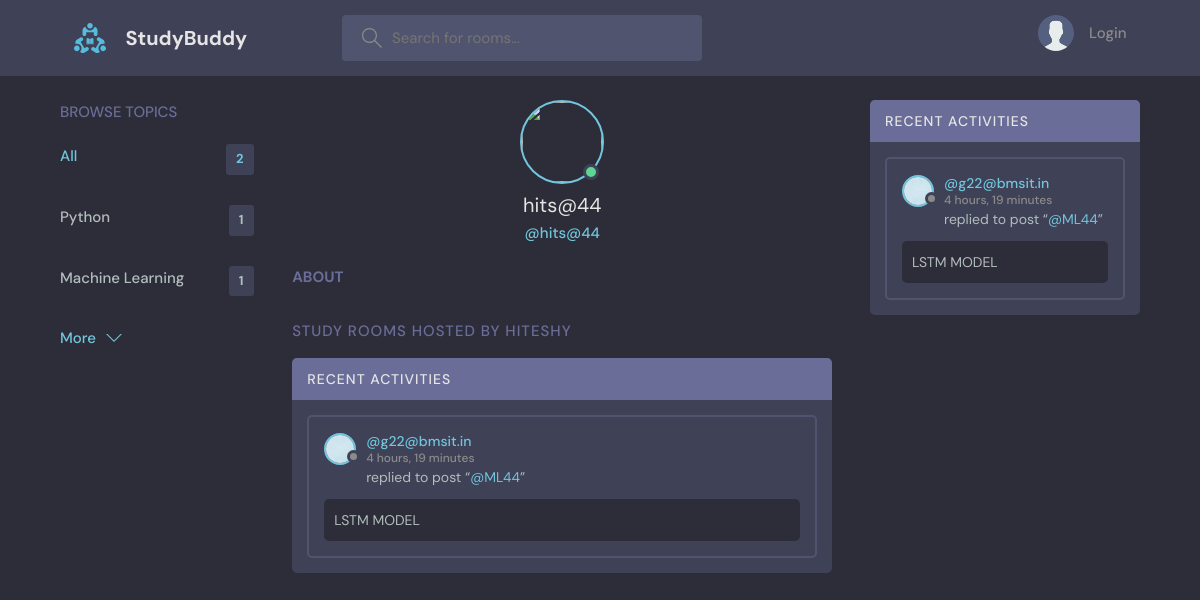
Screenshot of /profile/3/ with the database file from the repository.
### base/models.py (models this page shows, shortened)
class Topic(models.Model):
    name=models.CharField(max_length=200)

class User(AbstractUser):
    name = models.CharField(max_length=200,null=True)
    email=models.EmailField(unique=True)
    Bio = models.TextField(null=True)
    avatar=models.ImageField(null=True,default="avatar.svg")
    USERNAME_FIELD='email'
    REQUIRED_FIELDS=[]

class Message(models.Model):
    user = models.ForeignKey(User,on_delete=models.CASCADE)
    room= models.ForeignKey(Room,on_delete=models.CASCADE)
    body=models.TextField()
    updated=models.DateTimeField(auto_now=True)
    created=models.DateTimeField(auto_now_add=True)
    class Meta:
        ordering =['-updated','-created']   #to display latest created rooms

class Room(models.Model):
    host= models.ForeignKey(User,on_delete=models.SET_NULL,null=True)
    topic= models.ForeignKey(Topic,on_delete=models.SET_NULL,null=True)
    name=models.CharField(max_length=200)
    description=models.TextField(null=True,blank=True)  #nul=true denotes the desc can be blank
    participants = models.ManyToManyField(User,related_name='participants',blank=True)
    updated=models.DateTimeField(auto_now=True)#takes snapshot evertime we save it
    created=models.DateTimeField(auto_now_add=True)#saves only inital timestamp
    class Meta:
        ordering =['-updated','-created']   #to display latest created rooms
    def __str__(self):
        return self.name

### base/views.py (the view)
# urls.py: path('profile/<str:pk>/',views.profilepage,name='profilepage'),
def profilepage(request,pk):
    user=User.objects.get(id=pk)
    rooms = user.room_set.all()
    room_messages = user.message_set.all()
    topics = Topic.objects.all()
    context={'user':user,'rooms':rooms,'room_messages':room_messages,'topic':topics}
    return render(request,'base/profile.html',context)

### base/templates/base/profile.html (shortened to what this page needs)
{% extends 'main.html'%}
{% block content %}
  <main class="profile-page layout layout--3">
    <div class="container">
  {% include 'base/topic_components.html'%}
      <div class="roomList">
        <div class="profile">
          <div class="profile__avatar">
            <div class="avatar avatar--large active">
              <img src="{{request.user.avatar.url}}" />
            </div>
          </div>
          <div class="profile__info">
            <h3>{{user.username}}</h3>
            <p>@{{user.username}}</p>
          </div>
          <div class="profile__about">
            <h3>About</h3>
          </div>
        </div>
        <div class="roomList__header">
          <div>
            <h2>Study Rooms Hosted by {{user.name}}y</a>
            </h2>
          </div>
        </div>
         {% include 'base/activity_components.html'%}
      </div>
    {% include 'base/activity_components.html'%}
    </div>
  </main>
{% endblock content %}

### base/templates/base/topic_components.html
<div class="topics">
          <div class="topics__header">
            <h2>Browse Topics</h2>
          </div>
          <ul class="topics__list">
            <li>
              <a href="{% url 'home'%}" class="active">All <span>{{topic.count}}</span></a>
            </li>
            {% for t in topic%}
            <li>
                <a href="{%url 'home' %}?q={{t.name}}">{{t.name}}<span>{{t.room_set.all.count}}</span></a>
            </li>
             {%endfor%}
          </ul>
          <a class="btn btn--link" href="{% url 'topics' %}">
            More
            <svg version="1.1" xmlns="http://www.w3.org/2000/svg" width="32" height="32" viewBox="0 0 32 32">
              <title>chevron-down</title>
              <path d="M16 21l-13-13h-3l16 16 16-16h-3l-13 13z"></path>
            </svg>
          </a>
        </div>

### base/templates/base/activity_components.html (shortened to what this page needs)
<div class="activities">
          <div class="activities__header">
            <h2>Recent Activities</h2>
          </div>
           {% for message in room_messages%}
          <div class="activities__box">
            <div class="activities__boxHeader roomListRoom__header">
              <a href="{% url 'profilepage' message.user.id %}" class="roomListRoom__author">
                <div class="avatar avatar--small">
                  <img src="{{message.user.avatar.url}}" />
                </div>
                <p>
                  @{{message.user}}
                  <span>{{message.created|timesince}}</span>
                </p>
              </a>
            </div>
            <div class="activities__boxContent">
              <p>replied to post “<a href="{% url 'room' message.room.id %}">@{{message.room}}</a>”</p>
              <div class="activities__boxRoomContent">
                              {{message.body}}
              </div>
            </div>
          </div>
{% endfor %}
</div>

### rows the page displays
Topic: name "Python", room_set.all.count "1"
Topic: name "Machine Learning", room_set.all.count "1"
User: username "hits@44", name "HITESH"
Message: user.avatar (picture), user "g22@bmsit.in", created "4 hours, 19 minutes", room "ML44", body "LSTM MODEL"

### other values shown
{{ topic.count }} "2"
